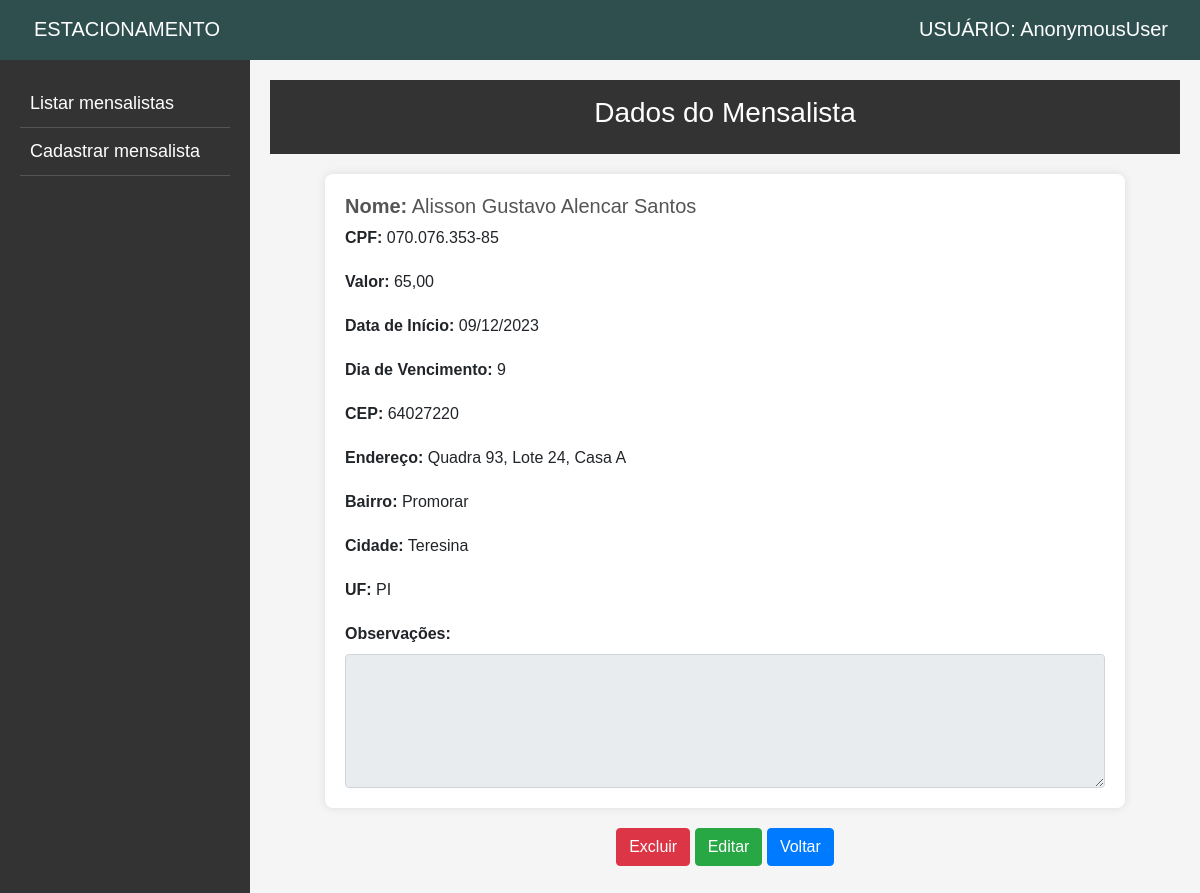
/mensalista/24, run on the app's committed database.
### app_estacionamento/models.py (models this page shows, shortened)
class Mensalista(models.Model):
    id = models.AutoField(primary_key=True)
    nome = models.CharField('Nome *', max_length=50)
    cpf = models.CharField('CPF *', max_length=14)
    valor = models.DecimalField('Valor *', max_digits=8, decimal_places=2)
    data_inicial = models.DateField('Data de início *')
    dia_vencimento = models.IntegerField('Dia de vencimento *')
    cep = models.CharField('CEP', max_length=9, blank=True)
    endereco = models.CharField('Endereço', max_length=255)
    bairro = models.CharField('Bairro', max_length=255)
    cidade = models.CharField('Cidade', max_length=255)
    uf = models.CharField('UF', max_length=2)
    obs = models.TextField('Observações', max_length=500, blank=True)

### app_estacionamento/views.py (the view)
# urls.py: path('mensalista/<int:pk>', views.mensalista, name='mensalista'),
def mensalista(request, pk):
    men = get_object_or_404(Mensalista, id=pk)
    conteudo = {"mensalista": men}
    return render(request, "mensalista.html", conteudo)

### app_estacionamento/templates/mensalista.html (shortened to what this page needs)
{% extends 'base.html' %}
{% block inicio %}
<header>
    <h3>Dados do Mensalista</h3>
</header>
<main>
    <div class="info">
        <div>
            <h5><strong>Nome:</strong> {{mensalista.nome|title}}</h5>
            <p><strong>CPF:</strong> {{mensalista.cpf}}</p>
            <p><strong>Valor:</strong> {{mensalista.valor}}</p>
            <p><strong>Data de Início:</strong> {{mensalista.data_inicial|date:"d/m/Y" }}</p>
            <p><strong>Dia de Vencimento:</strong> {{mensalista.dia_vencimento}}</p>
        </div>
        <div>
            <p><strong>CEP:</strong> {{mensalista.cep}}</p>
            <p><strong>Endereço:</strong> {{mensalista.endereco|title}}</p>
            <p><strong>Bairro:</strong> {{mensalista.bairro|title}}</p>
            <p><strong>Cidade:</strong> {{mensalista.cidade|title}}</p>
            <p><strong>UF:</strong> {{mensalista.uf|upper}}</p>
            <label for="id_obs"><strong>Observações:</strong></label>
            <textarea class="form-control" name="obs" id="id_obs" cols="30" rows="5" disabled>{{mensalista.obs|capfirst}}</textarea>
        </div>
    </div>
</main>
<center>
    <a href="{% url 'excluir' mensalista.id %}" class="btn btn-danger"
        onclick="return confirm('Deseja excluir PERMANENTEMENTE o(a) mensalista {{mensalista.nome|title}}?')">Excluir</a>
    <a href="{% url 'atualizar_mensalista' mensalista.id %}" class="btn btn-success">Editar</a>
    <a href="{% url 'index' %}" class="btn btn-primary">Voltar</a>
</center>
{% endblock %}

### app_estacionamento/templates/mensalista.html (style rules this page uses)
body { font-family: 'Arial', sans-serif; margin: 0; padding: 0; background-color: #f5f5f5; }
header { background-color: #333; color: #fff; text-align: center; padding: 1em; }
main { max-width: 800px; margin: 20px auto; background-color: #fff; padding: 20px; border-radius: 8px; box-shadow: 0 0 10px rgba(0, 0, 0, 0.1); }
h5 { color: #555; margin-bottom: 8px; }
p { margin-bottom: 20px; }

### data on the page
Mensalista: nome "Alisson Gustavo Alencar Santos", cpf "070.076.353-85", valor "65,00", data_inicial "09/12/2023", dia_vencimento "9", cep "64027220", endereco "Quadra 93, Lote 24, Casa A", bairro "Promorar", cidade "Teresina", uf "PI"

### other printed values
{{ user }} "AnonymousUser"
